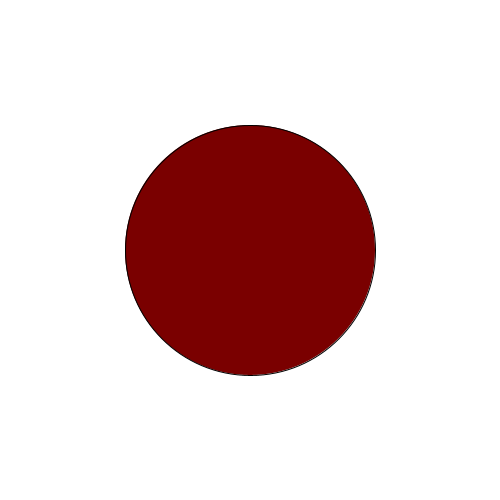
Frame 1 (no input)
Frame 60 (the mouse pressed at the canvas centre just before this capture): identical to frame 1, image omitted
Frame 120 (the mouse held since frame 60 and released just before this capture): identical to frame 1, image omitted

The Processing sketch that drew this single still picture (run headless with seeded random() and noise(); from frame 60 on, the mouse is pressed at the canvas centre):

// Processing sketch: ConditionalsWarmup3
// ── ConditionalsWarmup3.pde
int x;
int y;
int d = 250;

float red = 0;
float green = 0;
float blue = 0;

float distance;

boolean cycle = true;
void setup() {
  size(500, 500);
  x = width / 2;
  y = height / 2;
}
void draw() {
  background(255);
  
  stroke(0);
  distance = dist(mouseX, mouseY, x, y);
  if (cycle == true) {
    if (distance < d/2) {
      red = 0;
      green = 122;
      blue = 0;
    } else {
      red = 122;
      green = 0;
      blue = 0;
    }
  }
  fill(red,green,blue);
  circle(x,y,d);
}
void mousePressed() {
  if (cycle == true) {
    cycle = false;
  } else if (cycle == false) {
    cycle = true;
  }
}
